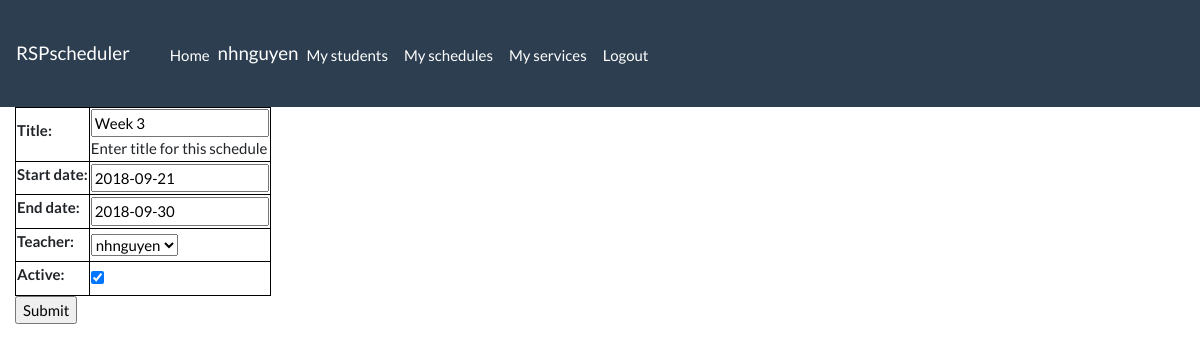
Before: /app/schedule/3/updateschedule (signed in) with the older database file.
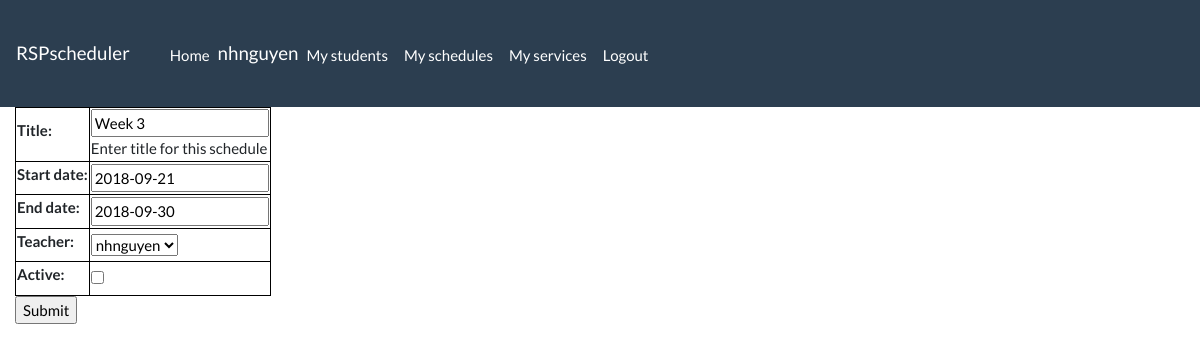
After: the same page with the newer database file.
### app/models.py (models this page shows, shortened)
class Schedule(models.Model):
    title = models.CharField(max_length=200, help_text='Enter title for this schedule')
    start_date = models.DateField(null=True, blank=True)
    end_date = models.DateField(null=True, blank=True)
    teacher = models.ForeignKey(User, on_delete=models.CASCADE, null=True)
    active = models.BooleanField(default=False)

### app/views.py (the view)
# urls.py: path('schedule/<int:pk>/updateschedule', staff_member_required(views.ScheduleUpdate.as_view()), name='update-schedule'),
class ScheduleUpdate(LoginRequiredMixin, UpdateView):
    login_url = '/accounts/login/'
    model = Schedule
    fields = '__all__'

### app/templates/app/schedule_form.html (shortened to what this page needs)
{% extends "base_template.html" %}
{% block content %}
    <form action="" method="post">
        <table>
            {{form.as_table}}
        </table>
        <input type="submit" value="Submit">
    </form>
{% endblock %}

Changed rows visible on the page:
changed Schedule "Week 3": active "☑" → "☐"
